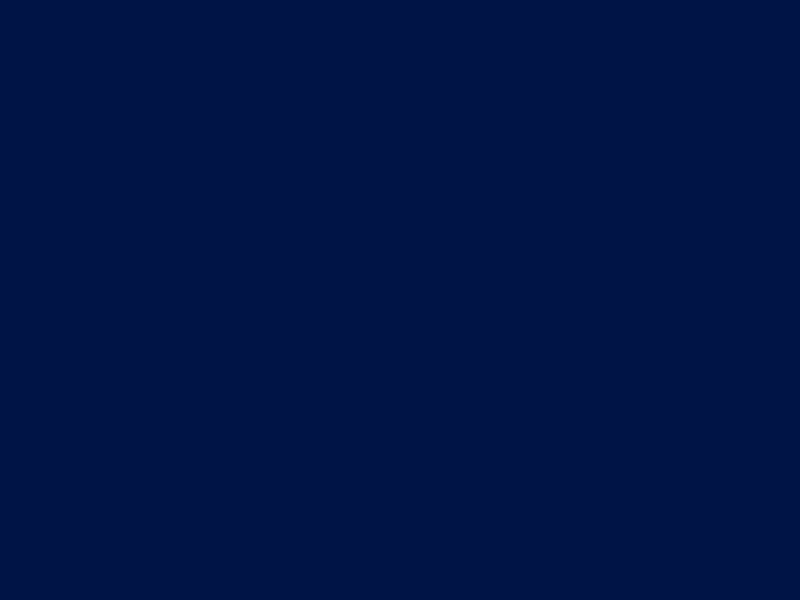
Frame 1 (no input)
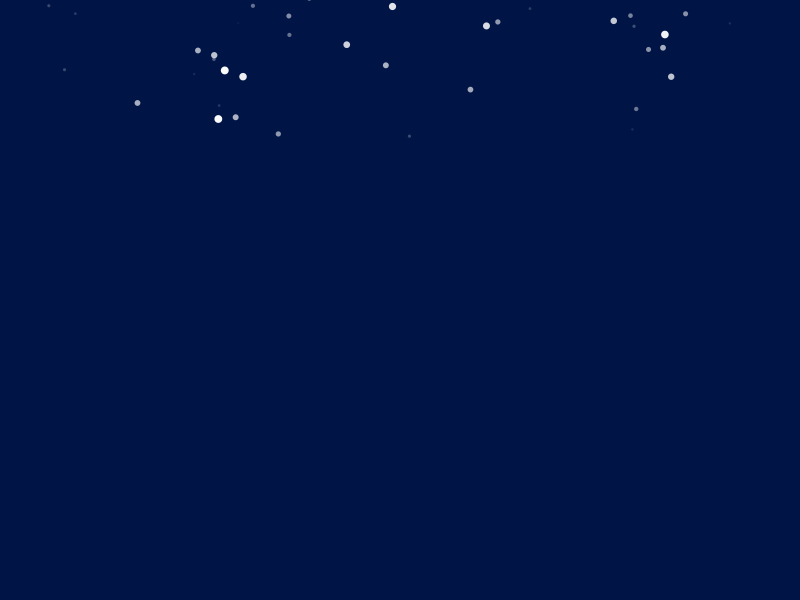
Frame 60 (the mouse pressed at the canvas centre just before this capture)
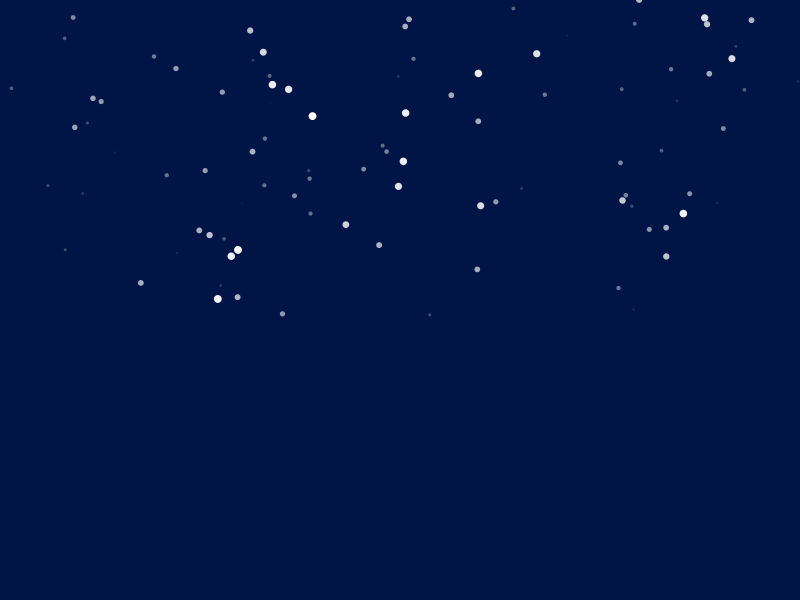
Frame 120 (the mouse held since frame 60 and released just before this capture)

The Processing sketch that drew these frames (run headless with seeded random() and noise(); from frame 60 on, the mouse is pressed at the canvas centre):

// Processing sketch: sketch_2014_11_26c
// ── sketch_2014_11_26c.pde
//moves down
//accelerates down
//moves side to side
int count = 500;
PVector[] loc = new PVector[count];
PVector[] vel = new PVector[count];
PVector[] acc = new PVector[count];
float[] sz = new float[count];
int minDiam =2;
int maxDiam = 8;
void setup() {
  size(800, 600);
  for (int i = 0; i < count; i++) {
    sz[i] = random(minDiam,maxDiam);
    loc[i] = new PVector(random(width), random(-height*3,-sz[i]/2),map(sz[i],minDiam,maxDiam,10,255));
    vel[i] = new PVector(0, 1);
    acc [i]= new PVector(0, .05);
    
  }
  noStroke();
  
}

void draw() {
  background(0, 20, 70);
  for (int i = 0; i < count; i++) {
    acc[i].x = random(-.05, .05);
    vel[i].add(acc[i]);
    vel[i].limit(3);
    loc[i].add(vel[i]);
    fill(255,loc[i].z);
    ellipse(loc[i].x, loc[i].y, sz[i], sz[i]);
    if (loc[i].y -sz[i]/2 > height) {
      loc[i].set(random(width),random(-height,-sz[i]/2));
      vel[i].set(0, 1);
    }
  }
}
